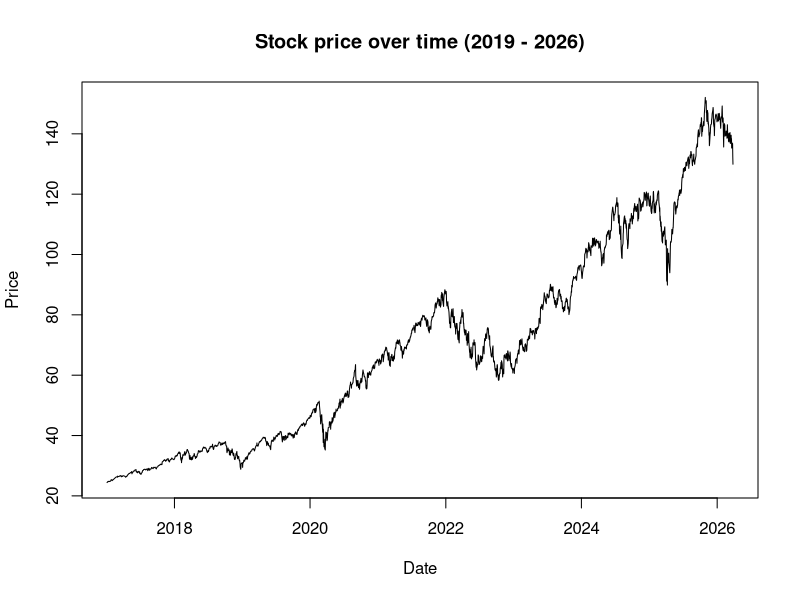
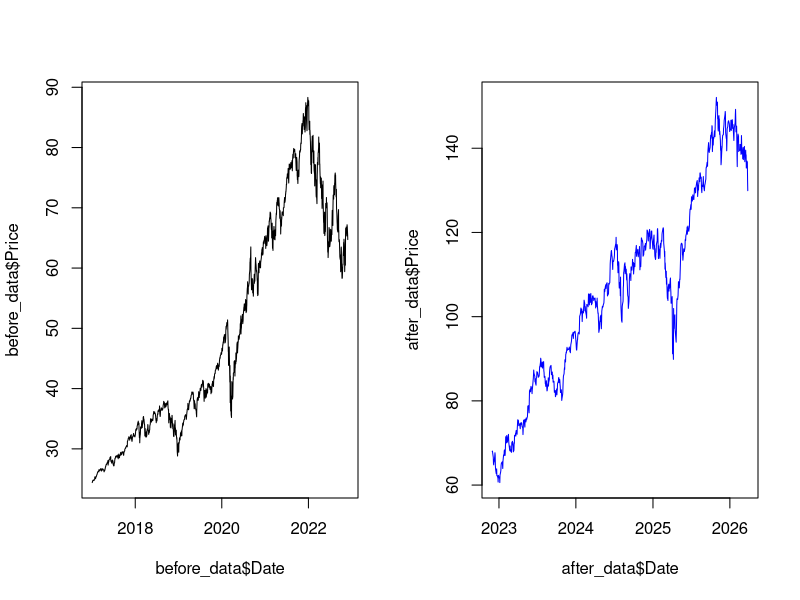
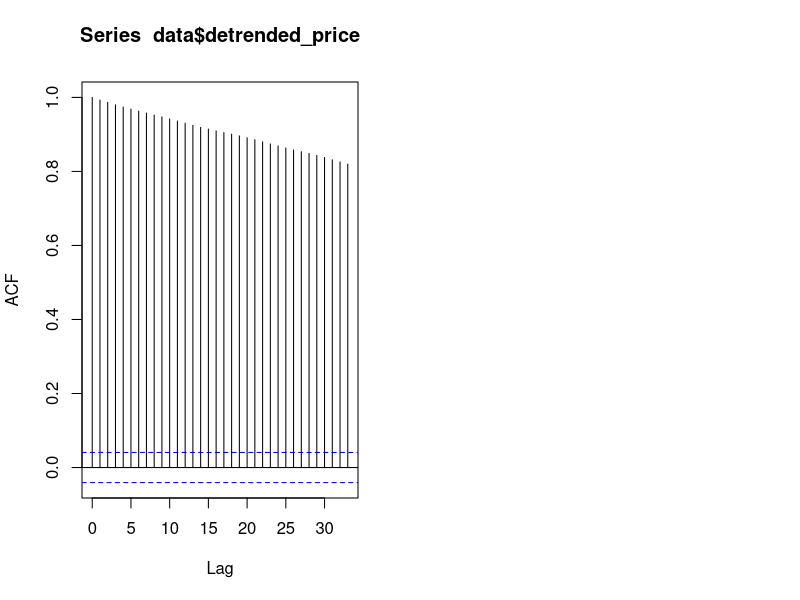
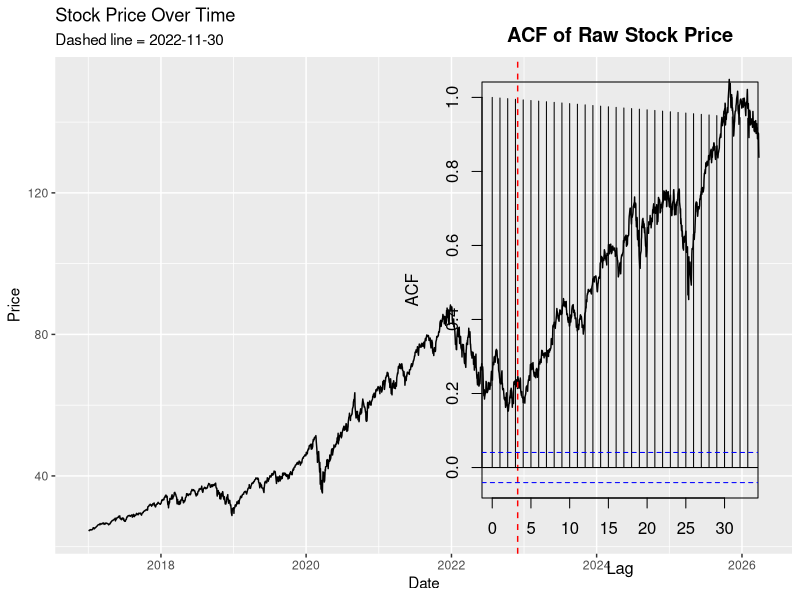
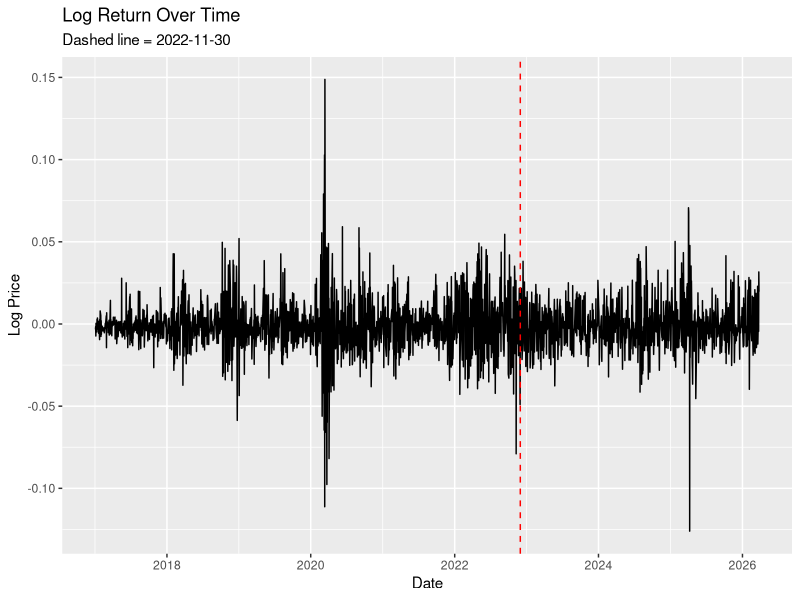
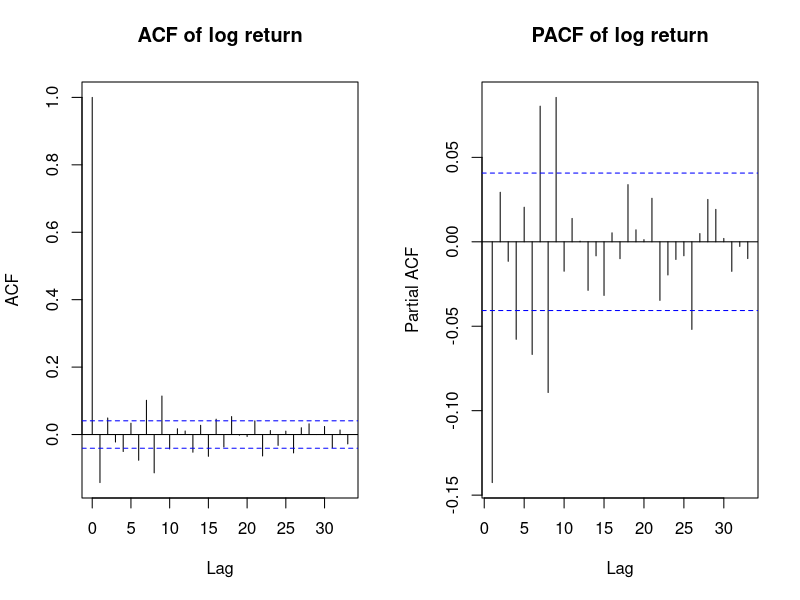
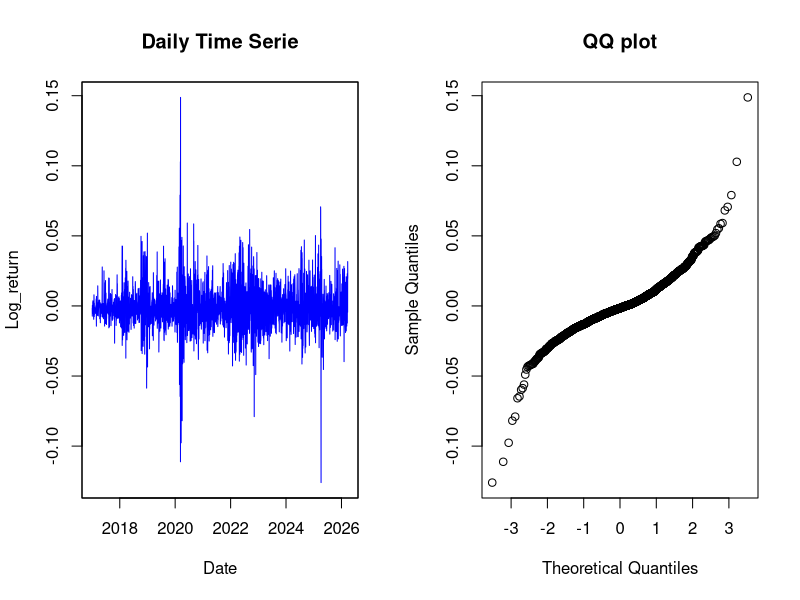
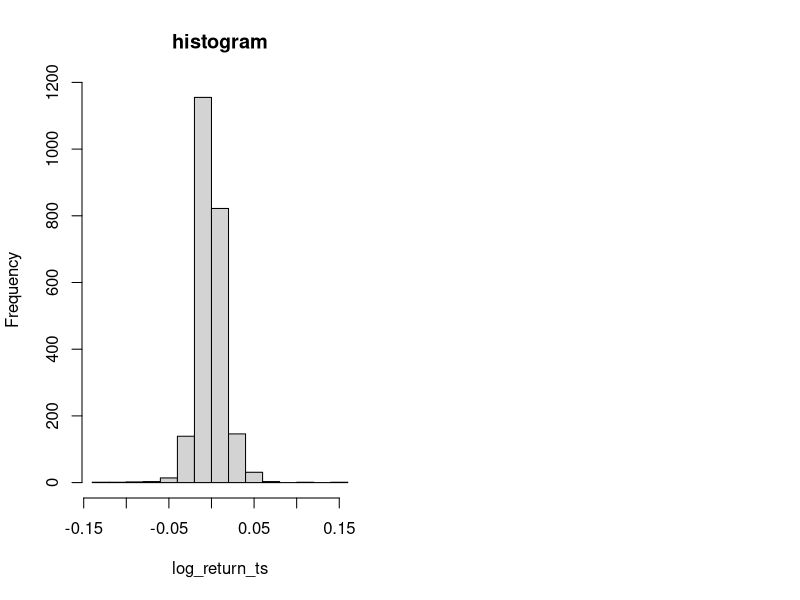

The R script that drew these images, in order:
## ---- chunk 1
#packages
library("tidyverse")
library("ggplot2")
library("dplyr")
library("knitr")
library("tseries")
## ---- chunk 2
#load data
data <- read.csv("XLK ETF Stock Price History.csv")
## ---- chunk 3
# change date 
data$Date <- as.Date(data$Date, format = "%m/%d/%Y") 
data <- data |>
  filter(trimws(Vol.) != "")
## ---- chunk 4
#split into two time frames
cutoff <- as.Date("2022-11-30")
before_data <- data[data$Date < cutoff, ]
after_data  <- data[data$Date >= cutoff, ]
## ---- chunk 5
plot(data$Date, data$Price, type = "l", xlab="Date", ylab="Price", main = "Stock price over time (2019 - 2026)")
## ---- chunk 6
par(mfrow = c(1,2))
plot(before_data$Date, before_data$Price, type = "l")
plot(after_data$Date, after_data$Price, type = "l", col = "blue")
## ---- chunk 7
#detrend
model_data <- data.frame(
  t = 1:nrow(data),
  y = data$Price
)

fit <- lm(y ~ t, data = model_data)
data$detrended_price <- resid(fit)
acf(data$detrended_price)
## ---- chunk 8
#| label: tbl-price
#| tbl-cap: "Summary Statistics of Stock Price"
#| echo: false
#| message: false
#| warning: false
data |>
  summarise(
    mean_price = mean(Price, na.rm = TRUE),
    sd_price = sd(Price, na.rm = TRUE),
    min_price = min(Price, na.rm = TRUE),
    max_price = max(Price, na.rm = TRUE)
  ) |>
  kable(caption = "Summary Statistics of Stock Price")
## ---- chunk 9
#| label: fig-raw
#| eval: true
#| echo: false
#| message: false
#| warning: false
ggplot(data, aes(Date, Price)) +
  geom_line() +
  geom_vline(xintercept = cutoff, linetype = "dashed", color = "red") +
  labs(title = "Stock Price Over Time", subtitle = "Dashed line = 2022-11-30")
## ---- chunk 10
#| label: fig-rawacf
#| eval: true
#| echo: false
#| message: false
#| warning: false
acf(data$Price, main="ACF of Raw Stock Price")
## ---- chunk 11
# log return the raw data
#| eval: true
#| echo: false
#| message: false
#| warning: false
data <- data |>
  mutate(log_price = log(Price),
         log_return = c(NA, diff(log_price)))

before_data <- data |> filter(Date < cutoff)
after_data  <- data |> filter(Date >= cutoff)
## ---- chunk 12
#| label: fig-logreturn
#| eval: true
#| echo: false
#| message: false
#| warning: false
ggplot(data, aes(x = Date, y = log_return)) +
  geom_line() +
  geom_vline(xintercept = cutoff, linetype = "dashed", color ="red") +
  labs(title = "Log Return Over Time",
       subtitle = "Dashed line = 2022-11-30",
       x = "Date", y = "Log Price")
## ---- chunk 13
#| label: fig-logacf
#| eval: true
#| echo: false
#| message: false
#| warning: false
acf(na.omit(data$log_return), main="ACF of log return")
## ---- chunk 14
#| label: tbl-log-return
#| tbl-cap: "Summary Statistics of Stock Price"
#| echo: false
#| message: false
#| warning: false
data |>
  mutate(period = ifelse(Date < cutoff, "Before", "After")) |>
  summarise(
    Mean_Return = mean(log_return, na.rm = TRUE),
    SD_Return = sd(log_return, na.rm = TRUE),
    .by = period
  ) |>
  mutate(
    Mean_Return = round(Mean_Return, 5),
    SD_Return = round(SD_Return, 5)
  ) |>
  kable()
## ---- chunk 15
#| label: fig-pacf
#| eval: true
#| echo: false
#| message: false
#| warning: false
pacf(na.omit(data$log_return), main="PACF of log return")
## ---- chunk 16
#AR(1)
AR1 = arima(data$log_return, order = c(1,0,0))
print(AR1)
## ---- chunk 17
#MA(1)
MA1 = arima(data$log_return, order = c(0,0,1))
print(MA1)
## ---- chunk 18
#ARMA(1,1)
ARMA1 = arima(data$log_return, order = c(1,0,1))
print(ARMA1)
## ---- chunk 19
#| label: tbl-model-comparison
#| tbl-cap: "Comparison of AR(1), MA(1), and ARMA(1,1) Models"
#| eval: true
#| echo: false
#| message: false
#| warning: false

library(knitr)

model_table <- data.frame(
  Model = c("AR(1)", "MA(1)", "ARMA(1,1)"),
  Coefficients = c("ar1 = -0.1426",
                   "ma1 = -0.1337",
                   "ar1 = -0.3122, ma1 = 0.1725"),
  AIC = c(-12712.45, -12709.25, -12712.34)
)

kable(model_table, digits = 5)
## ---- chunk 20
library(zoo)
library(lubridate) 
# [Link: Stack Overflow https://stackoverflow.com/questions/18755643/time-series-analysis-with-r-how-to-deal-with-daily-data]

# Create a zoo object
log_return_ts <- zoo(data$log_return, order.by = data$Date[-1])

#remove NA
log_return_ts <- na.omit(log_return_ts)

# Plot the time series
plot(log_return_ts, main = "Daily Time Serie", xlab = "Date", ylab = "Log_return", type = "l", col = "blue")
## ---- chunk 21
x_train1 <- log_return_ts[index(log_return_ts) <= as.Date("2022-11-30")]
x_test1 <- log_return_ts[index(log_return_ts) > as.Date("2022-11-30")]

#forecasts
x_mean1 <- rep(mean(x_train1), length(x_test1)) #mean
x_naive1 <- rep(tail(x_train1,1), length(x_test1)) #naive
x_seasonal1 <- rep(c(tail(x_train1, 4)), length(x_test1)) #seasonal

# forecast errors
mean_errors1 <- x_test1 - x_mean1
naive_errors1 <- x_test1 - x_naive1
seasonal_errors1 <- x_test1 - x_seasonal1

# MAE(Scale-dependent Errors)
mean_MAE1 <- mean(abs(mean_errors1), na.rm = TRUE)
naive_MAE1 <- mean(abs(naive_errors1), na.rm = TRUE)
seasonal_MAE1 <- mean(abs(seasonal_errors1), na.rm = TRUE)

#RMSE
mean_RMSE1 <- sqrt(mean(mean_errors1^2, na.rm = TRUE))
naive_RMSE1 <- sqrt(mean(naive_errors1^2, na.rm = TRUE))
seasonal_RMSE1 <- sqrt(mean(seasonal_errors1^2, na.rm = TRUE))


## ---- chunk 22
cat("MAE - Mean Forecast:     ", mean_MAE1, "\n")
cat("MAE - Naive Forecast:    ", naive_MAE1, "\n")
cat("MAE - Seasonal Forecast: ", seasonal_MAE1, "\n\n")

cat("RMSE - Mean Forecast:     ", mean_RMSE1, "\n")
cat("RMSE - Naive Forecast:    ", naive_RMSE1, "\n")
cat("RMSE - Seasonal Forecast: ", seasonal_RMSE1, "\n")
## ---- chunk 23
#| label: tbl-forecast_errors
#| eval: true
#| echo: false
#| message: false
#| warning: false

forecast_table <- data.frame(
  Method = c("Mean", "Naive", "Seasonal"),
  MAE = c(mean_MAE1, naive_MAE1, seasonal_MAE1),
  RMSE = c(mean_RMSE1, naive_RMSE1, seasonal_RMSE1)
)

kable(forecast_table, digits = 5, caption = "Forecast Errors")
## ---- chunk 24
# entire data set 2017/1/3 - 2026/3/27

2321*0.2 # 464 2024-05-21

x_train2 <- log_return_ts[index(log_return_ts) <= as.Date("2024-05-21")]
x_test2 <- log_return_ts[index(log_return_ts) > as.Date("2024-05-21")]

#forecasts
x_mean2 <- rep(mean(x_train2), length(x_test2)) #mean
x_naive2 <- rep(tail(x_train2,1), length(x_test2)) #naive
x_seasonal2 <- rep(c(tail(x_train2, 4)), length(x_test2)) #seasonal

# forecast errors
mean_errors2 <- x_test2 - x_mean2
naive_errors2 <- x_test2 - x_naive2
seasonal_errors2 <- x_test2 - x_seasonal2

# MAE(Scale-dependent Errors)
mean_MAE2 <- mean(abs(mean_errors2), na.rm = TRUE)
naive_MAE2 <- mean(abs(naive_errors2), na.rm = TRUE)
seasonal_MAE2 <- mean(abs(seasonal_errors2), na.rm = TRUE)

#RMSE
mean_RMSE2 <- sqrt(mean(mean_errors2^2, na.rm = TRUE))
naive_RMSE2 <- sqrt(mean(naive_errors2^2, na.rm = TRUE))
seasonal_RMSE2 <- sqrt(mean(seasonal_errors2^2, na.rm = TRUE))

## ---- chunk 25
# problem here with MAPE b/c our data is around 0, so it blew up
valid <- x_test2 != 0 & !is.na(x_test2)

# percentage error
mean_p_error <- 100*mean_errors2/x_test2[valid]
naive_p_error <- 100*naive_errors2/x_test2[valid]
seasonal_p_error <- 100*seasonal_errors2/x_test2[valid]

#mean absolute percentage error
mean_MAPE <- mean(abs(mean_p_error), na.rm = TRUE)
naive_MAPE <- mean(abs(naive_p_error), na.rm = TRUE)
seasonal_MAPE <- mean(abs(seasonal_p_error), na.rm = TRUE)
## ---- chunk 26
#| label: tbl-forecast_errors_full
#| eval: true
#| echo: false
#| message: false
#| warning: false

forecast_table <- data.frame(
  Method = c("Mean", "Naive", "Seasonal"),
  MAE = c(mean_MAE2, naive_MAE2, seasonal_MAE2),
  RMSE = c(mean_RMSE2, naive_RMSE2, seasonal_RMSE2)
)

kable(forecast_table, digits = 5, caption = "Forecast Errors-full model")
## ---- chunk 27
qqnorm(log_return_ts, main = "QQ plot")

hist(log_return_ts, main = "histogram")
## ---- chunk 28
#prediction interval
forecast_time <- time(x_test2)
forecast <- x_mean2 

alpha <- 0.05
sigma <- sqrt(sum((log_return_ts - mean(log_return_ts))^2) / 
              (length(log_return_ts) - 1))
c <- qnorm(1-alpha/2)
sigma_h <- sigma*sqrt(1:length(forecast_time))
LB <- forecast - c*sigma_h
UB <- forecast + c*sigma_h

original_data <- data.frame(points = c(log_return_ts), time = c(time(log_return_ts)))

forecast_data <- data.frame(points = forecast, time = forecast_time, LB = LB, UB = UB)

ggplot(data = original_data, aes(x = time, y = points)) + geom_line( ) +
  ylab("Log Returns") + 
  geom_line(data = forecast_data, aes(x = time, y = points), colour = "blue") + 
  geom_ribbon(data = forecast_data, aes(x = time, ymin = LB, ymax = UB), 
              fill = "lightblue", alpha = 0.5)
